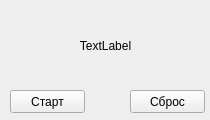
<?xml version="1.0" encoding="UTF-8"?>
<ui version="4.0">
 <class>MainWindow</class>
 <widget class="QMainWindow" name="MainWindow">
  <property name="geometry">
   <rect>
    <x>0</x>
    <y>0</y>
    <width>210</width>
    <height>120</height>
   </rect>
  </property>
  <property name="minimumSize">
   <size>
    <width>210</width>
    <height>120</height>
   </size>
  </property>
  <property name="maximumSize">
   <size>
    <width>210</width>
    <height>120</height>
   </size>
  </property>
  <property name="windowTitle">
   <string>MainWindow</string>
  </property>
  <widget class="QWidget" name="centralWidget">
   <widget class="QLabel" name="label">
    <property name="geometry">
     <rect>
      <x>10</x>
      <y>10</y>
      <width>191</width>
      <height>71</height>
     </rect>
    </property>
    <property name="text">
     <string>TextLabel</string>
    </property>
    <property name="alignment">
     <set>Qt::AlignCenter</set>
    </property>
   </widget>
   <widget class="QPushButton" name="start">
    <property name="geometry">
     <rect>
      <x>10</x>
      <y>90</y>
      <width>75</width>
      <height>23</height>
     </rect>
    </property>
    <property name="text">
     <string>Старт</string>
    </property>
   </widget>
   <widget class="QPushButton" name="reset">
    <property name="geometry">
     <rect>
      <x>130</x>
      <y>90</y>
      <width>75</width>
      <height>23</height>
     </rect>
    </property>
    <property name="text">
     <string>Сброс</string>
    </property>
   </widget>
  </widget>
 </widget>
 <layoutdefault spacing="6" margin="11"/>
 <resources/>
 <connections/>
</ui>
